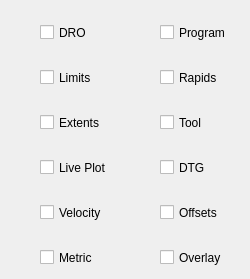
    <widget class="QWidget" name="tab_5">
     <attribute name="title">
      <string>Plot Options</string>
     </attribute>
     <widget class="QCheckBox" name="view_dro_cb">
      <property name="geometry">
       <rect>
        <x>40</x>
        <y>20</y>
        <width>81</width>
        <height>25</height>
       </rect>
      </property>
      <property name="text">
       <string>DRO</string>
      </property>
     </widget>
     <widget class="QCheckBox" name="view_extents_option_cb">
      <property name="geometry">
       <rect>
        <x>40</x>
        <y>110</y>
        <width>81</width>
        <height>25</height>
       </rect>
      </property>
      <property name="text">
       <string>Extents</string>
      </property>
      <property name="checked">
       <bool>false</bool>
      </property>
     </widget>
     <widget class="QCheckBox" name="view_tool_cb">
      <property name="geometry">
       <rect>
        <x>160</x>
        <y>110</y>
        <width>81</width>
        <height>25</height>
       </rect>
      </property>
      <property name="text">
       <string>Tool</string>
      </property>
      <property name="checkable">
       <bool>true</bool>
      </property>
      <property name="checked">
       <bool>false</bool>
      </property>
     </widget>
     <widget class="QCheckBox" name="view_dtg_cb">
      <property name="geometry">
       <rect>
        <x>160</x>
        <y>155</y>
        <width>81</width>
        <height>25</height>
       </rect>
      </property>
      <property name="text">
       <string>DTG</string>
      </property>
      <property name="checkable">
       <bool>true</bool>
      </property>
      <property name="checked">
       <bool>false</bool>
      </property>
     </widget>
     <widget class="QCheckBox" name="view_limits_cb">
      <property name="geometry">
       <rect>
        <x>40</x>
        <y>65</y>
        <width>81</width>
        <height>25</height>
       </rect>
      </property>
      <property name="text">
       <string>Limits</string>
      </property>
      <property name="checked">
       <bool>false</bool>
      </property>
     </widget>
     <widget class="QCheckBox" name="view_live_plot_cb">
      <property name="geometry">
       <rect>
        <x>40</x>
        <y>155</y>
        <width>81</width>
        <height>25</height>
       </rect>
      </property>
      <property name="text">
       <string>Live Plot</string>
      </property>
      <property name="checked">
       <bool>false</bool>
      </property>
     </widget>
     <widget class="QCheckBox" name="view_metric_units_cb">
      <property name="geometry">
       <rect>
        <x>40</x>
        <y>245</y>
        <width>81</width>
        <height>25</height>
       </rect>
      </property>
      <property name="text">
       <string>Metric</string>
      </property>
      <property name="checked">
       <bool>false</bool>
      </property>
     </widget>
     <widget class="QCheckBox" name="view_offsets_cb">
      <property name="geometry">
       <rect>
        <x>160</x>
        <y>200</y>
        <width>81</width>
        <height>25</height>
       </rect>
      </property>
      <property name="text">
       <string>Offsets</string>
      </property>
      <property name="checkable">
       <bool>true</bool>
      </property>
      <property name="checked">
       <bool>false</bool>
      </property>
     </widget>
     <widget class="QCheckBox" name="view_overlay_cb">
      <property name="geometry">
       <rect>
        <x>160</x>
        <y>245</y>
        <width>81</width>
        <height>25</height>
       </rect>
      </property>
      <property name="text">
       <string>Overlay</string>
      </property>
      <property name="checkable">
       <bool>true</bool>
      </property>
      <property name="checked">
       <bool>false</bool>
      </property>
     </widget>
     <widget class="QCheckBox" name="view_velocity_cb">
      <property name="geometry">
       <rect>
        <x>40</x>
        <y>200</y>
        <width>81</width>
        <height>25</height>
       </rect>
      </property>
      <property name="text">
       <string>Velocity</string>
      </property>
      <property name="checked">
       <bool>false</bool>
      </property>
     </widget>
     <widget class="QCheckBox" name="view_program_cb">
      <property name="geometry">
       <rect>
        <x>160</x>
        <y>20</y>
        <width>81</width>
        <height>25</height>
       </rect>
      </property>
      <property name="text">
       <string>Program</string>
      </property>
      <property name="checkable">
       <bool>true</bool>
      </property>
      <property name="checked">
       <bool>false</bool>
      </property>
     </widget>
     <widget class="QCheckBox" name="view_rapids_cb">
      <property name="geometry">
       <rect>
        <x>160</x>
        <y>65</y>
        <width>81</width>
        <height>25</height>
       </rect>
      </property>
      <property name="text">
       <string>Rapids</string>
      </property>
      <property name="checkable">
       <bool>true</bool>
      </property>
      <property name="checked">
       <bool>false</bool>
      </property>
     </widget>
    </widget>
